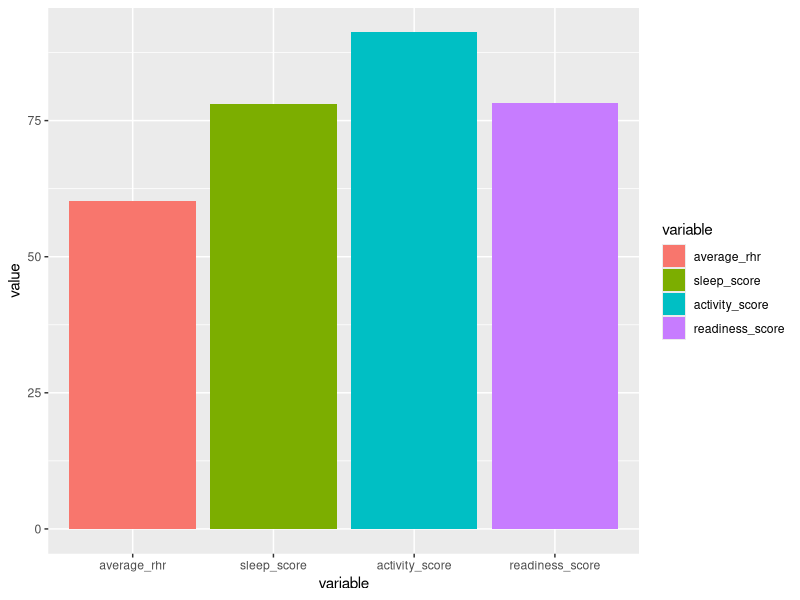
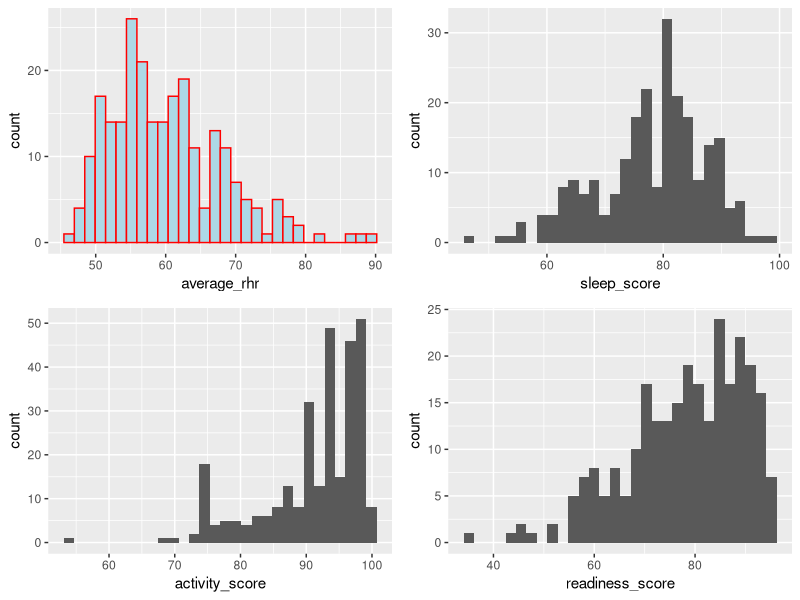
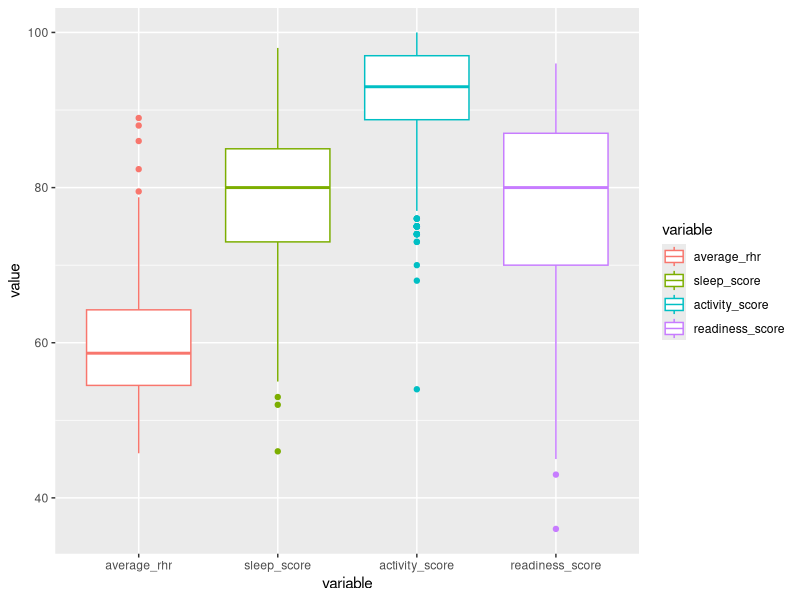
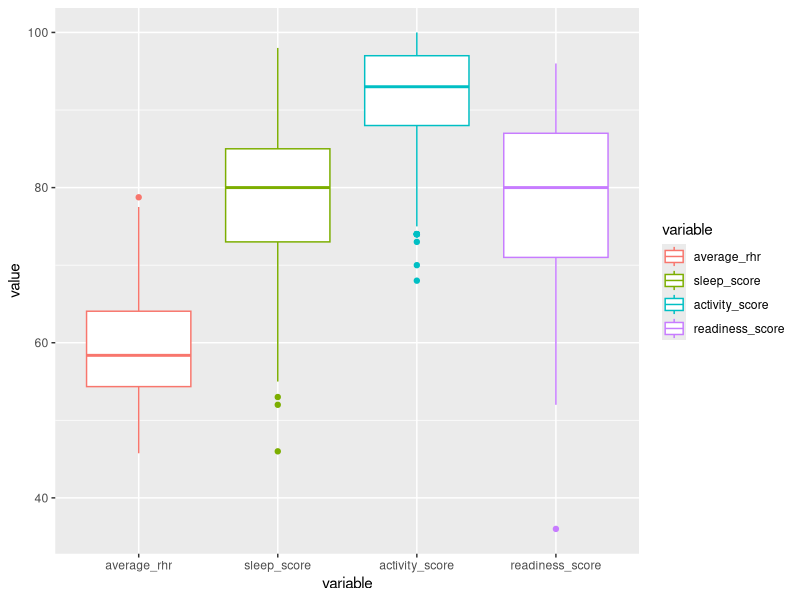
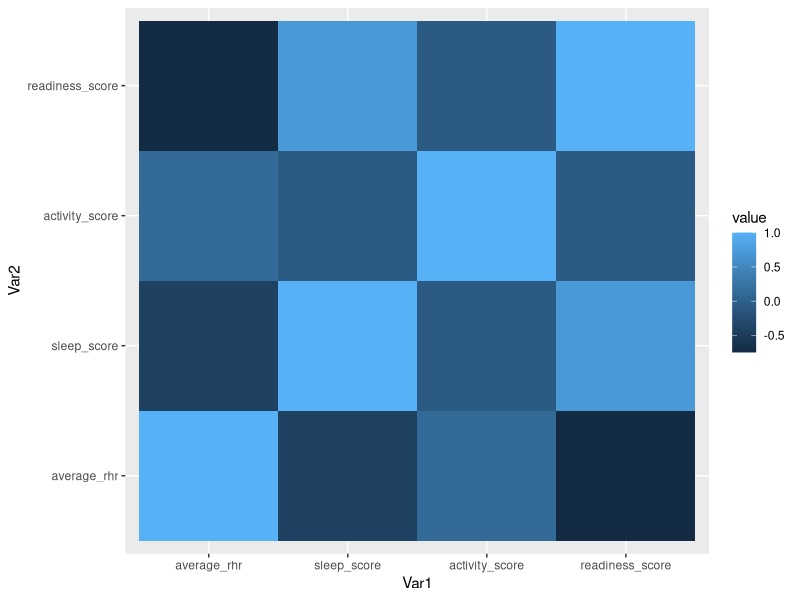
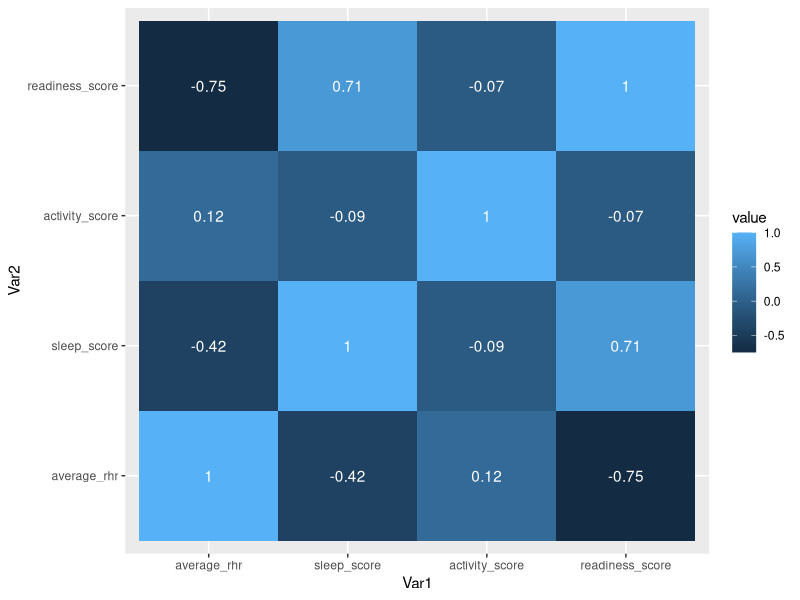
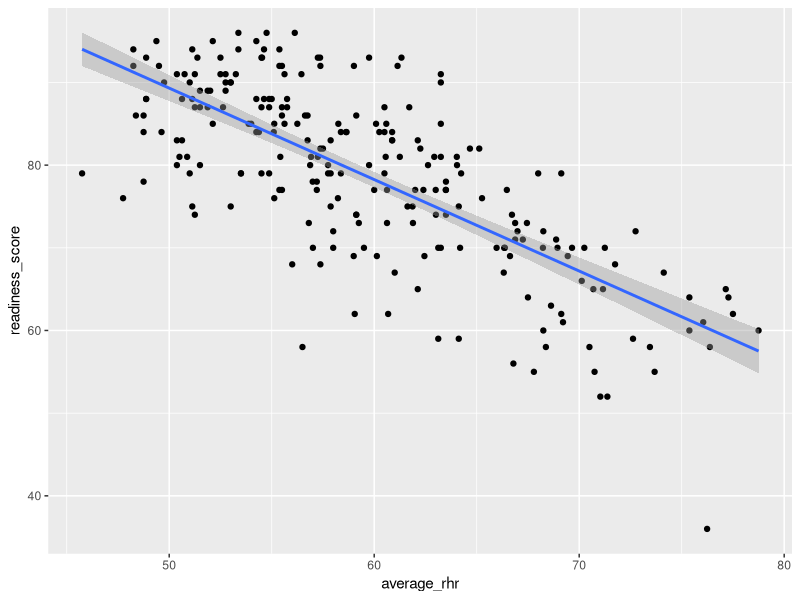

Recreate these plots in R, in order.
library(tidyverse)
library(psych)



df <- read_csv('Oura_Ring _Sample.csv')
sapply(df,class)
# How do you find the sum of duplicate data for just one column?

duplicated(df$activity_score)

sum(duplicated(df$activity_score))

# How do you get the summary statistics for the data frame?

describe(df)

#Create a barchart

library(reshape2)
data_mod <- melt(df, id.vars='date', 
                 measure.vars=c('average_rhr', 'sleep_score', 'activity_score', 'readiness_score'))

ggplot(data_mod, aes(x=variable, y = value, fill = variable)) +
  geom_bar(stat = "summary",
           fun = "mean")

#Create subplots
#Install griExtra package

library(gridExtra)

p1 <- ggplot(df, aes(x=average_rhr)) +
  geom_histogram(color = 'red', fill = 'lightblue')

p2 <- ggplot(df, aes(x=sleep_score)) +
  geom_histogram()

p3 <- ggplot(df, aes(x=activity_score)) +
  geom_histogram()

p4 <- ggplot(df, aes(x=readiness_score)) +
  geom_histogram()

grid.arrange(p1, p2, p3, p4, nrow = 2)


# Box Plot/Whisker Plot
ggplot(data_mod, aes(x=variable, y=value, color=variable)) +
  geom_boxplot()

dim(df)



Q <- quantile(df$average_rhr, probs=c(.25, .75), na.rm = TRUE)
iqr <- IQR(df$average_rhr, na.rm = TRUE)

up <- Q[2]+1.5*iqr # Upper Range  
low <- Q[1]-1.5*iqr # Lower Range

eliminated<- subset(df, df$average_rhr > (Q[1] - 1.5*iqr) & df$average_rhr < (Q[2]+1.5*iqr))

dim(eliminated)

#Melt data
data_mod2 <- melt(eliminated, id.vars='date', 
                 measure.vars=c('average_rhr', 'sleep_score', 'activity_score', 'readiness_score'))

ggplot(data_mod2, aes(x=variable, y=value, color=variable)) +
  geom_boxplot()

#Correlation

keep <- c('average_rhr', 'sleep_score', 'activity_score', 'readiness_score')

df_new <- eliminated[keep]

corr <- cor(df_new, use = "complete.obs") #ignores NaN values

corr1 <- cor(df_new)

melted_df <- melt(corr)

ggplot(data = melted_df, aes(x=Var1, y=Var2, fill=value)) + 
  geom_tile()

#Adding r coefficient to correlation matrix

ggplot(data = melted_df, aes(x=Var1, y=Var2, fill=value)) + 
  geom_tile() +
  geom_text(aes(label = round(value, 2)), color = "white")


#Adding regression line to scatter plot

ggplot(data = df_new, aes(x= average_rhr, y = readiness_score)) +
  geom_point() +
  geom_smooth(method = lm)


